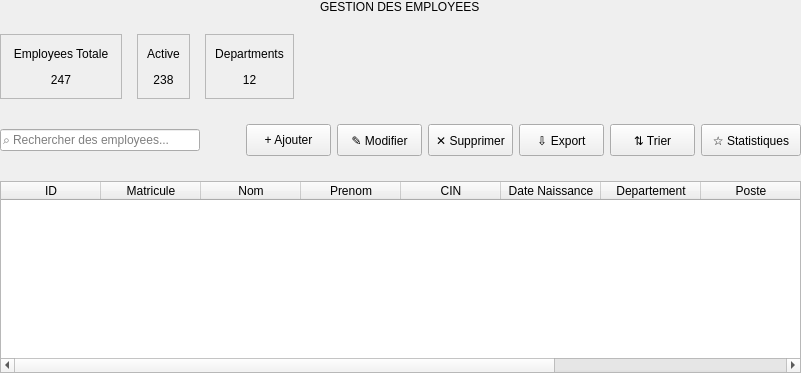
            <widget class="QWidget" name="employeePage">
             <layout class="QVBoxLayout" name="verticalLayout_3">
              <property name="spacing">
               <number>20</number>
              </property>
              <property name="leftMargin">
               <number>0</number>
              </property>
              <property name="topMargin">
               <number>0</number>
              </property>
              <property name="rightMargin">
               <number>0</number>
              </property>
              <property name="bottomMargin">
               <number>0</number>
              </property>
              <item alignment="Qt::AlignmentFlag::AlignHCenter">
               <widget class="QLabel" name="moduleTitle">
                <property name="text">
                 <string>GESTION DES EMPLOYEES</string>
                </property>
               </widget>
              </item>
              <item>
               <widget class="QWidget" name="statsContainer" native="true">
                <property name="minimumSize">
                 <size>
                  <width>0</width>
                  <height>65</height>
                 </size>
                </property>
                <property name="maximumSize">
                 <size>
                  <width>16777215</width>
                  <height>65</height>
                 </size>
                </property>
                <layout class="QHBoxLayout" name="horizontalLayout_4">
                 <property name="spacing">
                  <number>15</number>
                 </property>
                 <property name="leftMargin">
                  <number>0</number>
                 </property>
                 <property name="topMargin">
                  <number>0</number>
                 </property>
                 <property name="rightMargin">
                  <number>0</number>
                 </property>
                 <property name="bottomMargin">
                  <number>0</number>
                 </property>
                 <item>
                  <widget class="QFrame" name="statsCard">
                   <property name="frameShape">
                    <enum>QFrame::Shape::StyledPanel</enum>
                   </property>
                   <layout class="QVBoxLayout" name="verticalLayout_4">
                    <item>
                     <widget class="QLabel" name="statsLabel">
                      <property name="text">
                       <string> Employees Totale </string>
                      </property>
                      <property name="alignment">
                       <set>Qt::AlignmentFlag::AlignCenter</set>
                      </property>
                     </widget>
                    </item>
                    <item>
                     <widget class="QLabel" name="statsValue">
                      <property name="text">
                       <string>247</string>
                      </property>
                      <property name="alignment">
                       <set>Qt::AlignmentFlag::AlignCenter</set>
                      </property>
                     </widget>
                    </item>
                   </layout>
                  </widget>
                 </item>
                 <item>
                  <widget class="QFrame" name="statsCard_2">
                   <property name="frameShape">
                    <enum>QFrame::Shape::StyledPanel</enum>
                   </property>
                   <layout class="QVBoxLayout" name="verticalLayout_5">
                    <item>
                     <widget class="QLabel" name="statsLabel_2">
                      <property name="text">
                       <string>Active</string>
                      </property>
                      <property name="alignment">
                       <set>Qt::AlignmentFlag::AlignCenter</set>
                      </property>
                     </widget>
                    </item>
                    <item>
                     <widget class="QLabel" name="statsValue_2">
                      <property name="text">
                       <string>238</string>
                      </property>
                      <property name="alignment">
                       <set>Qt::AlignmentFlag::AlignCenter</set>
                      </property>
                     </widget>
                    </item>
                   </layout>
                  </widget>
                 </item>
                 <item>
                  <widget class="QFrame" name="statsCard_3">
                   <property name="frameShape">
                    <enum>QFrame::Shape::StyledPanel</enum>
                   </property>
                   <layout class="QVBoxLayout" name="verticalLayout_6">
                    <item>
                     <widget class="QLabel" name="statsLabel_3">
                      <property name="text">
                       <string>Departments</string>
                      </property>
                      <property name="alignment">
                       <set>Qt::AlignmentFlag::AlignCenter</set>
                      </property>
                     </widget>
                    </item>
                    <item>
                     <widget class="QLabel" name="statsValue_3">
                      <property name="text">
                       <string>12</string>
                      </property>
                      <property name="alignment">
                       <set>Qt::AlignmentFlag::AlignCenter</set>
                      </property>
                     </widget>
                    </item>
                   </layout>
                  </widget>
                 </item>
                 <item>
                  <spacer name="horizontalSpacer_2">
                   <property name="orientation">
                    <enum>Qt::Orientation::Horizontal</enum>
                   </property>
                   <property name="sizeHint" stdset="0">
                    <size>
                     <width>40</width>
                     <height>20</height>
                    </size>
                   </property>
                  </spacer>
                 </item>
                </layout>
               </widget>
              </item>
              <item>
               <widget class="QWidget" name="toolbarWidget" native="true">
                <property name="minimumSize">
                 <size>
                  <width>0</width>
                  <height>42</height>
                 </size>
                </property>
                <property name="maximumSize">
                 <size>
                  <width>16777215</width>
                  <height>42</height>
                 </size>
                </property>
                <layout class="QHBoxLayout" name="horizontalLayout_5">
                 <property name="leftMargin">
                  <number>0</number>
                 </property>
                 <property name="topMargin">
                  <number>0</number>
                 </property>
                 <property name="rightMargin">
                  <number>0</number>
                 </property>
                 <property name="bottomMargin">
                  <number>0</number>
                 </property>
                 <item>
                  <widget class="QLineEdit" name="searchBox">
                   <property name="minimumSize">
                    <size>
                     <width>200</width>
                     <height>0</height>
                    </size>
                   </property>
                   <property name="placeholderText">
                    <string>⌕ Rechercher des employees...</string>
                   </property>
                  </widget>
                 </item>
                 <item>
                  <spacer name="horizontalSpacer_3">
                   <property name="orientation">
                    <enum>Qt::Orientation::Horizontal</enum>
                   </property>
                   <property name="sizeHint" stdset="0">
                    <size>
                     <width>40</width>
                     <height>20</height>
                    </size>
                   </property>
                  </spacer>
                 </item>
                 <item>
                  <widget class="QPushButton" name="btnAdd">
                   <property name="minimumSize">
                    <size>
                     <width>85</width>
                     <height>32</height>
                    </size>
                   </property>
                   <property name="text">
                    <string>+ Ajouter</string>
                   </property>
                  </widget>
                 </item>
                 <item>
                  <widget class="QPushButton" name="btnEdit">
                   <property name="minimumSize">
                    <size>
                     <width>85</width>
                     <height>32</height>
                    </size>
                   </property>
                   <property name="text">
                    <string>✎ Modifier</string>
                   </property>
                  </widget>
                 </item>
                 <item>
                  <widget class="QPushButton" name="btnDelete">
                   <property name="minimumSize">
                    <size>
                     <width>85</width>
                     <height>32</height>
                    </size>
                   </property>
                   <property name="text">
                    <string>✕ Supprimer</string>
                   </property>
                  </widget>
                 </item>
                 <item>
                  <widget class="QPushButton" name="btnExport">
                   <property name="minimumSize">
                    <size>
                     <width>85</width>
                     <height>32</height>
                    </size>
                   </property>
                   <property name="text">
                    <string>⇩ Export</string>
                   </property>
                  </widget>
                 </item>
                 <item>
                  <widget class="QPushButton" name="btnSort">
                   <property name="minimumSize">
                    <size>
                     <width>85</width>
                     <height>32</height>
                    </size>
                   </property>
                   <property name="text">
                    <string>⇅ Trier</string>
                   </property>
                  </widget>
                 </item>
                 <item>
                  <widget class="QPushButton" name="btnStatistics">
                   <property name="minimumSize">
                    <size>
                     <width>100</width>
                     <height>32</height>
                    </size>
                   </property>
                   <property name="text">
                    <string>☆ Statistiques</string>
                   </property>
                  </widget>
                 </item>
                </layout>
               </widget>
              </item>
              <item>
               <widget class="QTableWidget" name="employeeTable">
                <property name="enabled">
                 <bool>true</bool>
                </property>
                <property name="editTriggers">
                 <set>QAbstractItemView::EditTrigger::NoEditTriggers</set>
                </property>
                <property name="alternatingRowColors">
                 <bool>true</bool>
                </property>
                <property name="selectionBehavior">
                 <enum>QAbstractItemView::SelectionBehavior::SelectRows</enum>
                </property>
                <property name="showGrid">
                 <bool>true</bool>
                </property>
                <property name="sortingEnabled">
                 <bool>true</bool>
                </property>
                <attribute name="horizontalHeaderStretchLastSection">
                 <bool>true</bool>
                </attribute>
                <column>
                 <property name="text">
                  <string>ID</string>
                 </property>
                </column>
                <column>
                 <property name="text">
                  <string>Matricule</string>
                 </property>
                </column>
                <column>
                 <property name="text">
                  <string>Nom</string>
                 </property>
                </column>
                <column>
                 <property name="text">
                  <string>Prenom</string>
                 </property>
                </column>
                <column>
                 <property name="text">
                  <string>CIN</string>
                 </property>
                </column>
                <column>
                 <property name="text">
                  <string>Date Naissance</string>
                 </property>
                </column>
                <column>
                 <property name="text">
                  <string>Departement</string>
                 </property>
                </column>
                <column>
                 <property name="text">
                  <string>Poste</string>
                 </property>
                </column>
                <column>
                 <property name="text">
                  <string>Telephone</string>
                 </property>
                </column>
                <column>
                 <property name="text">
                  <string>Email</string>
                 </property>
                </column>
               </widget>
              </item>
             </layout>
            </widget>
